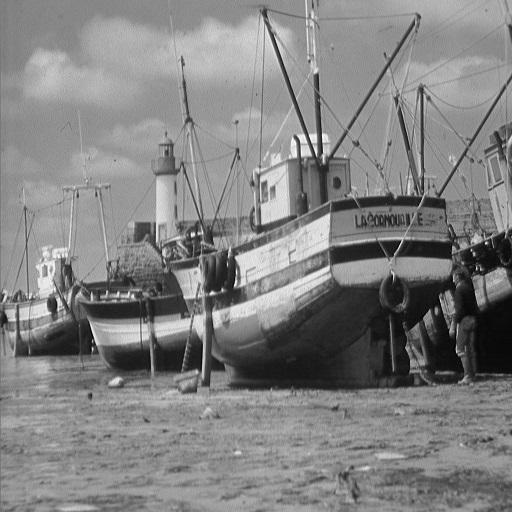
#> input picture Transformaciones_Escala_de_Grises/images/boat.jpg, 512 x 512 px
$ jupyter execute Transformaciones_Escala_de_Grises_Python.ipynb
#> lines starting #> are read from the running program, lines starting #| are printed output that depends on the picture
[cell 1]
from PIL import Image
import matplotlib.pyplot as plt
import numpy as np
from matplotlib.pyplot import imshow

[cell 2]
A = Image.open('images/boat.jpg')
#> A is the input picture: PIL image 512x512 L; min 0, max 255, mean 129.7
A = A.resize((128,128))
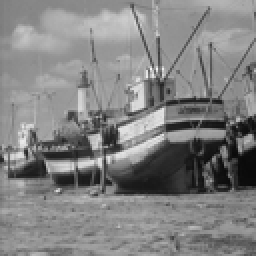
#> A: PIL image 128x128 L (shown 2 times larger); min 9, max 245, mean 129.7
A_arr = np.asarray(A)
m,n = A_arr.shape
#> m = 128; n = 128

c = 0.5
b = 20

B_array = c*A_arr + b
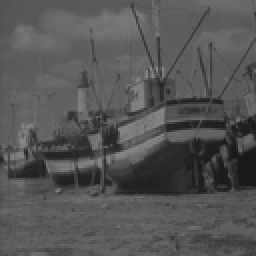
#> B_array: shape (128, 128) float64 (shown 2 times larger); min 24.5, max 142.5, mean 84.9
B = Image.fromarray(B_array)

images =[]
fig, axs = plt.subplots(1, 2)
images.append(axs[0].imshow(A,cmap = 'gray'))
images.append(axs[1].imshow(B,cmap = 'gray'))
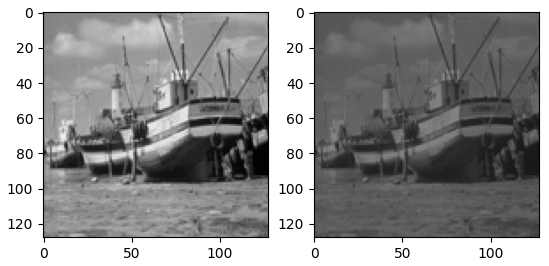
#> figure drawn by matplotlib, 2 panels

[cell 3]
A = Image.open('images/boat.jpg')
A = A.resize((128,128))
A_arr = np.asarray(A)
m,n = A_arr.shape

b = 0
images =[]
fig, axs = plt.subplots(1, 2)
images.append(axs[0].imshow(A,cmap = 'gray'))
for c in np.arange(10,-0.5,-0.5):
    B_array = c*A_arr + b
    B = Image.fromarray(B_array)
    images.append(axs[1].imshow(B,cmap = 'gray'))
#> B_array: shape (128, 128) float64; every value is 0
#> after the loop, images = 22 items
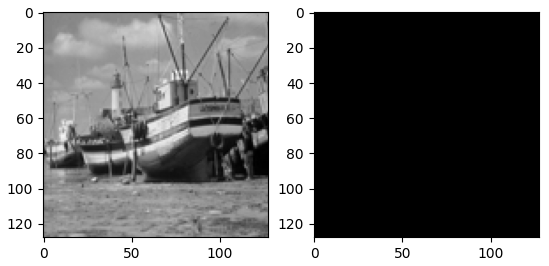
#> figure drawn by matplotlib, 2 panels

[cell 4]
A = Image.open('images/boat_new.jpg')
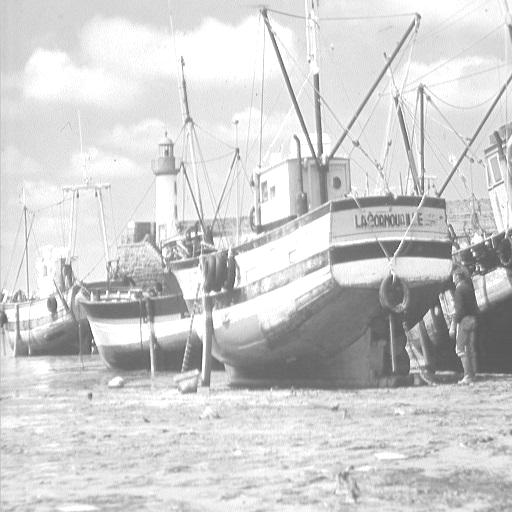
#> input picture Transformaciones_Escala_de_Grises/images/boat_new.jpg, 512 x 512 px
#> A is the input picture: PIL image 512x512 L; min 67, max 255, mean 207.7
A = A.resize((256,256))
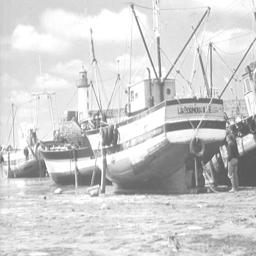
#> A: PIL image 256x256 L; min 86, max 255, mean 207.7
A_arr = np.asarray(A).astype('uint8')
m,n = A_arr.shape
#> m = 256; n = 256
rmin = np.amin(A_arr)
#> rmin = 86
rmax = np.amax(A_arr)
#> rmax = 255

c = 255/(rmax-rmin)
#> c = 1.51
b = -c*rmin
#> b = -129.8

B_array = c*A_arr+b
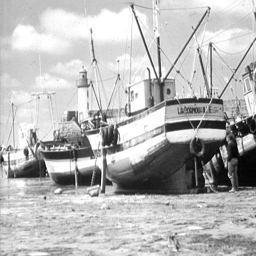
#> B_array: shape (256, 256) float64; min 0, max 255, mean 183.7

B_array = np.clip(B_array, 0, 255)
B = Image.fromarray(B_array.astype('uint8'))
#> B: PIL image 256x256 L
images =[]
fig, axs = plt.subplots(1, 2)
images.append(axs[0].imshow(A,cmap = 'gray'))
images.append(axs[1].imshow(B,cmap = 'gray'))
